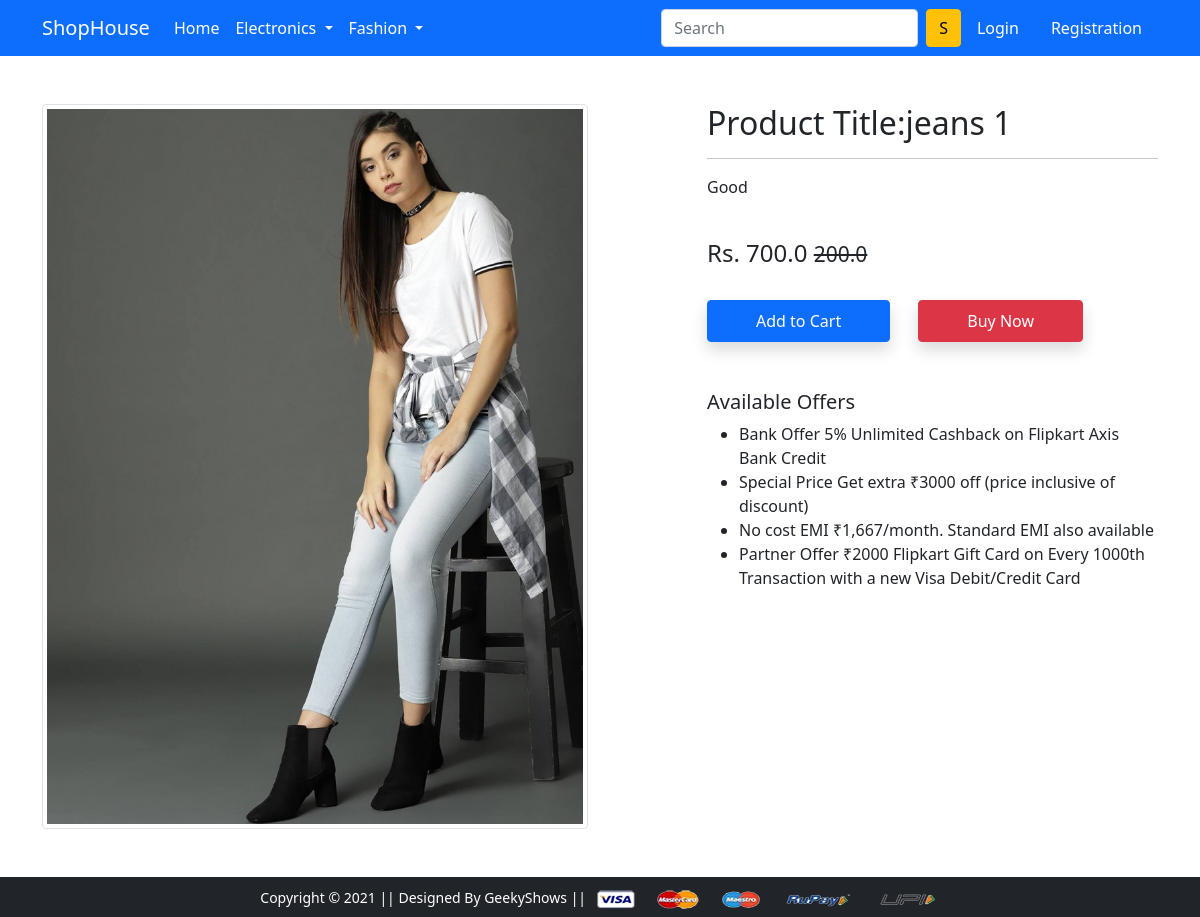
Screenshot of /product-detail/1 with the database file from the repository.
### app/models.py (models this page shows)
class Product(models.Model):
 title = models.CharField(max_length=100)
 selling_price = models.FloatField()
 discounted_price = models.FloatField()
 description = models.TextField()
 brand = models.CharField(max_length=100)
 category = models.CharField(choices=CATEGORY_CHOICES,
 max_length=2)
 Product_image = models.ImageField(upload_to='productimg')

### app/views.py (the view)
# urls.py: path('product-detail/<int:pk>', views.ProductDetailView.as_view(), name='product-detail'),
class ProductDetailView(View):
    def get(self,request,pk):
        product = Product.objects.get(pk=pk)
        return render(request,'app/productdetail.html',{'product':product})

### app/templates/app/productdetail.html (shortened to what this page needs)
{% extends 'app/base.html' %}
{% load static %}
{% block main-content %}
<div class="container my-5">
 <div class="row">
  <div class="col-sm-6 text-center align-self-center">
   <img src="{{product.Product_image.url}}" alt="" class="img-fluid img-thumbnail">
  </div>
  <div class="col-sm-5 offset-sm-1">
   <h2>Product Title:{{product.title}} </h2>
   <hr>
   <p>{{product.description}}</p> <br>
   <h4>Rs. {{product.selling_price}} <small class="fw-light text-decoration-line-through">{{product.discounted_price}}</small></h4> <br>
   <form action="/add-to-cart/" class="d-inline">
    <button type="submit" class="btn btn-primary shadow px-5 py-2">Add to Cart</button>
    </form>
   <a href="{% url 'buy-now' %}" class="btn btn-danger shadow px-5 py-2 ms-4">Buy Now</a>
   <h5 class="mt-5">Available Offers</h5>
   <ul>
    <li>Bank Offer 5% Unlimited Cashback on Flipkart Axis Bank Credit</li>
    <li>Special Price Get extra ₹3000 off (price inclusive of discount)</li>
    <li>No cost EMI ₹1,667/month. Standard EMI also available</li>
    <li>Partner Offer ₹2000 Flipkart Gift Card on Every 1000th Transaction with a new Visa Debit/Credit Card</li>
   </ul>
  </div>
 </div>
</div>
{% endblock main-content %}

### rows the page displays
Product: Product_image (picture), title "jeans 1", description "Good", selling_price "700.0", discounted_price "200.0"
